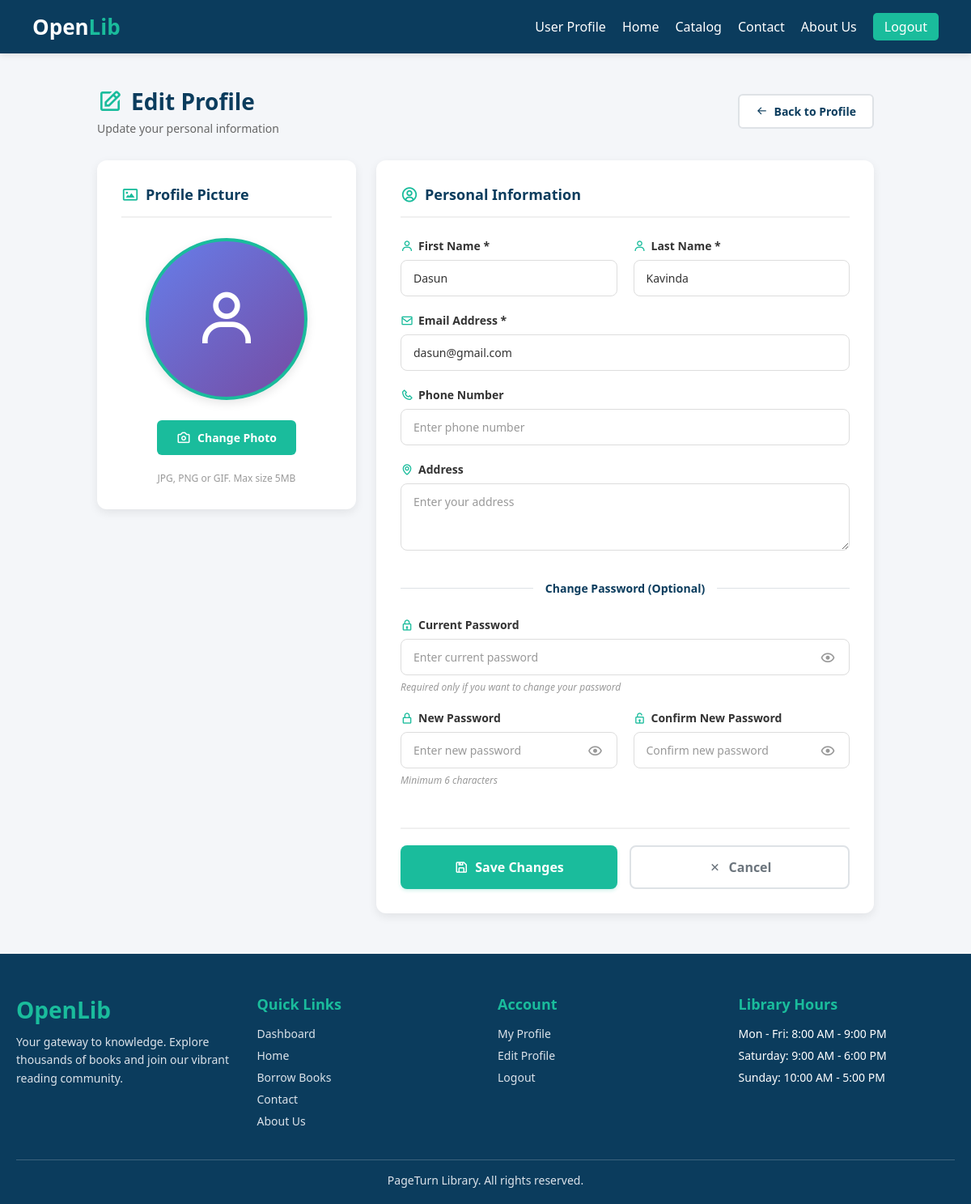
Page /User_details/edit_detail/edit_profile.php (signed in) on the committed database.
### tables this page shows
CREATE TABLE `users` (
  `user_id` int(11) NOT NULL,
  `first_name` varchar(50) NOT NULL,
  `last_name` varchar(50) NOT NULL,
  `phone` varchar(20) DEFAULT NULL,
  `address` text DEFAULT NULL,
  `email` varchar(100) NOT NULL,
  `profile_picture` varchar(255) DEFAULT 'default_avatar.png',
  `password` varchar(255) NOT NULL,
  `role` enum('user','admin') NOT NULL DEFAULT 'user',
  `status` enum('active','inactive','suspended') DEFAULT 'active',
  `created_at` timestamp NOT NULL DEFAULT current_timestamp(),
  `updated_at` timestamp NOT NULL DEFAULT current_timestamp() ON UPDATE current_timestamp()
);

### User_details/edit_detail/edit_profile.php (the view, shortened to what this page needs)
<?php
$host = 'localhost';
$dbname = 'openlib';
$username = 'root';
$password = '';
try {
    $conn = new PDO("mysql:host=$host;dbname=$dbname", $username, $password);
    $conn->setAttribute(PDO::ATTR_ERRMODE, PDO::ERRMODE_EXCEPTION);
} catch(PDOException $e) {
    die("Connection failed: " . $e->getMessage());
}
$user_id = $_SESSION['user_id'];
$stmt = $conn->prepare("SELECT * FROM users WHERE user_id = ?");
$stmt->execute([$user_id]);
$user = $stmt->fetch(PDO::FETCH_ASSOC);
?>
<!DOCTYPE html>
<html lang="en">
<head>
  <link rel="stylesheet" href="edit_profile.css">
  <link href='https://unpkg.com/boxicons@2.1.4/css/boxicons.min.css' rel='stylesheet'>
</head>
<body>
<header class="header">
  <div class="logo">Open<span>Lib</span></div>
    <nav class="navbar" id="navMenu">
                <a href="../../User_details/user_detail.php">User Profile</a>
                <a href="../../Home/index.php">Home</a>
                <a href="../../User_catalog/user_catalog.php">Catalog</a>
                <a href="../../contact/contact.php">Contact</a>
                <a href="../../About us/About us.php">About Us</a>
                <a href="../../Login/user_login.php" class="btn logout">Logout</a>
    </nav>
</header>
<div class="container">
  <div class="page-header">
    <div>
      <h1><i class='bx bx-edit'></i> Edit Profile</h1>
      <p>Update your personal information</p>
    </div>
    <a href="../user_detail.php" class="btn-back">
      <i class='bx bx-arrow-back'></i> Back to Profile
    </a>
  </div>
  <div class="edit-container">
    <div class="photo-card">
      <h3><i class='bx bx-image'></i> Profile Picture</h3>
      <div class="photo-section">
        <div class="profile-image-wrapper">
          <?php if (!empty($user['profile_picture']) && file_exists('uploads/' . $user['profile_picture'])): ?>
            <img src="'uploads/'<?php echo htmlspecialchars($user['profile_picture']); ?>" alt="Profile Picture" id="profilePreview">
          <?php else: ?>
            <div class="default-avatar" id="profilePreview">
              <i class='bx bx-user'></i>
            </div>
          <?php endif; ?>
        </div>
        <form method="POST" action="../upload_profile_picture.php" enctype="multipart/form-data" id="photoForm">
          <label class="upload-btn">
            <i class='bx bx-camera'></i> Change Photo
          </label>
          <p class="photo-note">JPG, PNG or GIF. Max size 5MB</p>
        </form>
      </div>
    </div>
    <div class="form-card">
      <h3><i class='bx bx-user-circle'></i> Personal Information</h3>
      <form method="POST" action="edit_profile.php">
        <div class="form-row">
          <div class="form-group">
            <label><i class='bx bx-user'></i> First Name *</label>
            <input type="text" name="first_name" placeholder="Enter first name"
                   value="<?php echo htmlspecialchars($user['first_name']); ?>" required>
          </div>
          <div class="form-group">
            <label><i class='bx bx-user'></i> Last Name *</label>
            <input type="text" name="last_name" placeholder="Enter last name"
                   value="<?php echo htmlspecialchars($user['last_name']); ?>" required>
          </div>
        </div>
        <div class="form-group">
          <label><i class='bx bx-envelope'></i> Email Address *</label>
          <input type="email" name="email" placeholder="Enter email address"
                 value="<?php echo htmlspecialchars($user['email']); ?>" required>
        </div>
        <div class="form-group">
          <label><i class='bx bx-phone'></i> Phone Number</label>
          <input type="tel" name="phone" placeholder="Enter phone number"
                 value="<?php echo htmlspecialchars($user['phone'] ?? ''); ?>">
        </div>
        <div class="form-group">
          <label><i class='bx bx-map'></i> Address</label>
          <textarea name="address" placeholder="Enter your address" rows="3"><?php echo htmlspecialchars($user['address'] ?? ''); ?></textarea>
        </div>
        <div class="divider">
          <span>Change Password (Optional)</span>
        </div>
        <div class="form-group">
          <label><i class='bx bx-lock'></i> Current Password</label>
          <div class="password-input">
            <input type="password" name="current_password" id="currentPassword" placeholder="Enter current password">
            <button type="button" class="toggle-password" onclick="togglePassword('currentPassword')">
              <i class='bx bx-show' id="currentPasswordIcon"></i>
            </button>
          </div>
          <small>Required only if you want to change your password</small>
        </div>
        <div class="form-row">
          <div class="form-group">
            <label><i class='bx bx-lock-alt'></i> New Password</label>
            <div class="password-input">
              <input type="password" name="new_password" id="newPassword" placeholder="Enter new password">
              <button type="button" class="toggle-password" onclick="togglePassword('newPassword')">
                <i class='bx bx-show' id="newPasswordIcon"></i>
              </button>
            </div>
            <small>Minimum 6 characters</small>
          </div>
          <div class="form-group">
            <label><i class='bx bx-lock-open'></i> Confirm New Password</label>
            <div class="password-input">
              <input type="password" name="confirm_password" id="confirmPassword" placeholder="Confirm new password">
              <button type="button" class="toggle-password" onclick="togglePassword('confirmPassword')">
                <i class='bx bx-show' id="confirmPasswordIcon"></i>
              </button>
            </div>
          </div>
        </div>
        <div class="form-actions">
          <button type="submit" class="btn-save">
            <i class='bx bx-save'></i> Save Changes
          </button>
          <a href="../user_detail.php" class="btn-cancel">
            <i class='bx bx-x'></i> Cancel
          </a>
        </div>
      </form>
    </div>
  </div>
</div>
<footer class="footer">
  <div class="footer-container">
    <div class="footer-grid">
      <div class="footer-column">
        <a href="/" class="footer-logo">OpenLib</a>
        <p class="footer-description">Your gateway to knowledge. Explore thousands of books and join our vibrant reading community.</p>
      </div>
      <div class="footer-column">
        <h3>Quick Links</h3>
        <ul>
          <li><a href="../dashboard/dashboard.html">Dashboard</a></li>
          <li><a href="../Home/Main.html">Home</a></li>
          <li><a href="../Borrow/borrow_books.php">Borrow Books</a></li>
          <li><a href="../contact us/contact.html">Contact</a></li>
          <li><a href="../Abou_us/about_us.html">About Us</a></li>
        </ul>
      </div>
      <div class="footer-column">
        <h3>Account</h3>
        <ul>
          <li><a href="../Profile/user_profile.php">My Profile</a></li>
          <li><a href="edit_profile.php">Edit Profile</a></li>
          <li><a href="../../Login/user_login.php">Logout</a></li>
        </ul>
      </div>
      <div class="footer-column">
        <h3>Library Hours</h3>
        <ul>
          <li>Mon - Fri: 8:00 AM - 9:00 PM</li>
          <li>Saturday: 9:00 AM - 6:00 PM</li>
          <li>Sunday: 10:00 AM - 5:00 PM</li>
        </ul>
      </div>
    </div>
    <div class="footer-bottom">
      <p>PageTurn Library. All rights reserved.</p>
    </div>
  </div>
</footer>
</body>
</html>

### rows in the picture
users: first_name "Dasun", last_name "Kavinda", email "dasun@gmail.com"
